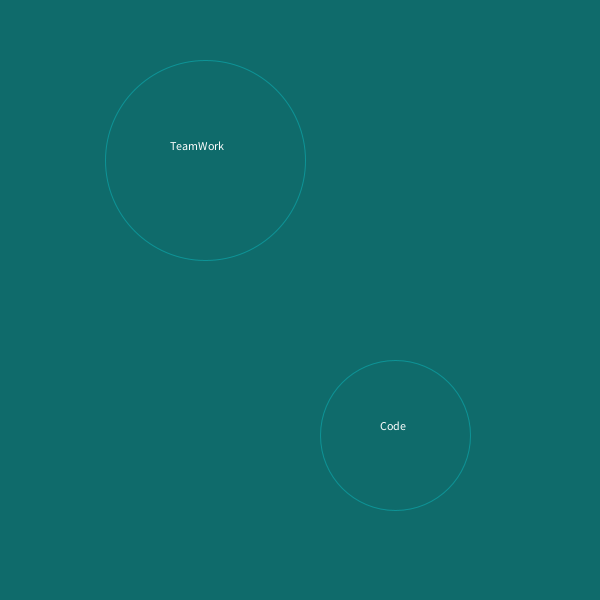
Frame 1 (no input)
Frame 60 (the mouse pressed at the canvas centre just before this capture): identical to frame 1, image omitted
Frame 120 (the mouse held since frame 60 and released just before this capture): identical to frame 1, image omitted

The Processing sketch that drew this single still picture (run headless with seeded random() and noise(); from frame 60 on, the mouse is pressed at the canvas centre):

// Processing sketch: processing_104115
// ── processing_104115.pde

boolean overLeftPath = false;
boolean overRightPath = false;

void setup() {
  size(600, 600);
}

void draw() {
  background(#0F6B6B);
  stroke(#0D9396);
  ellipseMode(CORNER);

  // Left buttom
  if (overLeftPath == true) {
    fill(#9D1C30);
    rect(340,280,50,50);
    text("CSS", 45, 90); 
    triangle(30, 75, 58, 20, 86, 75);
    text("HTML", 350, 350); 
  } else {
    noFill();
  }
  ellipse(320, 360, 150, 150);
  stroke(#0D9396);
  text("Code", 380, 430);
  
  // Right button
  if (overRightPath == true) {
    fill(#C8952C);
    rect(40,380,30,30);
    text("Leadership", 30, 430); 
    ellipse(400,100,50,50);
    text("Colaboration", 380, 160); 
  } else {
    noFill();
  }
  ellipse(105, 60, 200, 200);
  stroke(#0D9396);
  text("TeamWork", 170, 150);
  
}

void mousePressed() {
  if (overLeftPath) { 
    link("https://www.google.com/search?q=teamwork&oq=teamwork&aqs=chrome.0.69i57j0j5l2j69i62l2.1456j0&sourceid=chrome&ie=UTF-8");
  } else if (overRightPath) {
    link("https://www.google.com/search?q=teamwork&oq=teamwork&aqs=chrome.0.69i57j0j5l2j69i62l2.1456j0&sourceid=chrome&ie=UTF-8#sclient=psy-ab&q=code&oq=code&gs_l=serp.3..0l4.84668.85392.1.85530.4.0.4.0.0.0.0.0..0.0....0...1c.1.22.psy-ab..0.10.457.ZpFC0Vjtn9I&pbx=1&bav=on.2,or.r_cp.r_qf.&bvm=bv.49641647,d.dmg,pv.xjs.s.en_US.NyLNrjc7wJY.O&fp=ae2f600e2ede89f3&biw=1421&bih=716");
  }
}

void mouseMoved() { 
  checkButtons(); 
}
  
void mouseDragged() {
  checkButtons(); 
}

void checkButtons() {
  if (mouseX > 320 && mouseX < 470 && mouseY > 360 && mouseY < 510) {
    overLeftPath = true;  
  } else if (mouseX > 105 && mouseX < 305 && mouseY > 60 && mouseY <260) {
    overRightPath = true; 
  } else {
    overLeftPath = overRightPath = false;
  }
}
